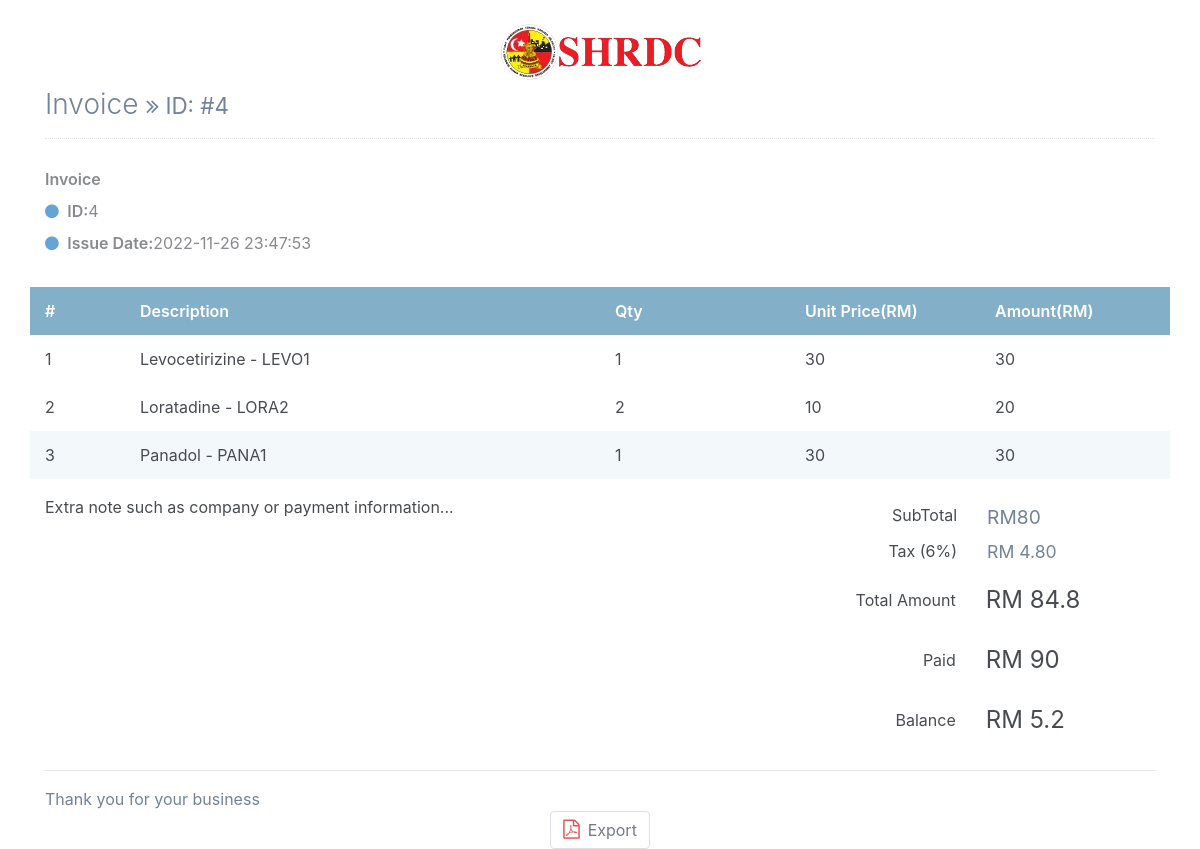
The app's page /pos/invoice.php?invoiceID=4 (signed in) with its own data.
### tables this page shows
CREATE TABLE `tblpurchase_invoice` (
  `purchaseInvoiceID` int NOT NULL,
  `purchaseDate` datetime NOT NULL,
  `drugID` longtext NOT NULL,
  `drugBatchNo` longtext NOT NULL,
  `drugQty` longtext NOT NULL,
  `drugPrice` longtext NOT NULL,
  `tax` varchar(255) NOT NULL,
  `totalAmount` float NOT NULL,
  `paymentType` enum('Cash') NOT NULL,
  `discount` int NOT NULL,
  `paidAmount` float NOT NULL,
  `remainingAmount` float NOT NULL,
  `refundedItem` longtext,
  `refundedBatchNo` longtext,
  `refundedDrugQty` longtext,
  `refundedDrugPrice` longtext,
  `refundedTax` longtext,
  `refundedDateTime` longtext
);

### pos/invoice.php (the view, shortened to what this page needs)
<?php include "../db.php";
?>
<!DOCTYPE html>
<html lang="en">
<head>
    <link href="https://cdn.jsdelivr.net/npm/bootstrap@4.4.1/dist/css/bootstrap.min.css" rel="stylesheet">
</head>
<body>
<link href="https://maxcdn.bootstrapcdn.com/font-awesome/4.7.0/css/font-awesome.min.css" rel="stylesheet" />
<?php
if($_GET["invoiceID"] != "")
{
?>
<div id="printPage">
    <div class="container px-0">
        <div class="row mt-4">
            <div class="col-12 col-lg-12">
                <div class="row">
                    <div class="col-12">
                        <div class="text-center text-150">
                                <span class="text-default-d3"><img src="../image/logo.png"></span>
                        </div>
                    </div>
                </div>
            </div>
        </div>
    </div>
    <div class="page-content container">
        <div class="page-header text-blue-d2">
            <?php
            $sql = mysqli_query($Links, "SELECT * FROM tblpurchase_invoice WHERE purchaseInvoiceID = ".$_GET["invoiceID"]."");
            if(mysqli_num_rows($sql) > 0)
            {
                $row = mysqli_fetch_array($sql);
                echo '<h1 class="page-title text-secondary-d1">
                Invoice
                <small class="page-info">
                    <i class="fa fa-angle-double-right text-80"></i>
                    ID: #'.$row["purchaseInvoiceID"].'
                </small>
                </h1>';
            }
            ?>
        </div>
        <div class="container px-0">
            <div class="row mt-4">
                <div class="col-12 col-lg-12">
                    <div class="row">
                        <?php
                        $sql = mysqli_query($Links, "SELECT * FROM tblpurchase_invoice WHERE purchaseInvoiceID = ".$_GET["invoiceID"]."");
                        if(mysqli_num_rows($sql) > 0)
                        {
                            $row = mysqli_fetch_array($sql);
                        ?>
                            <div class="text-95 col-sm-12 align-self-start d-sm-flex justify-content-start">
                                <div class="text-grey-m2">
                                    <div class="mt-1 mb-2 text-secondary-m1 text-600 text-125">
                                        Invoice
                                    </div>
                                    <div class="my-2"><i class="fa fa-circle text-blue-m2 text-xs mr-1"></i> <span class="text-600 text-90">ID:</span><?php echo $row["purchaseInvoiceID"]; ?></div>
                                    <div class="my-2"><i class="fa fa-circle text-blue-m2 text-xs mr-1"></i> <span class="text-600 text-90">Issue Date:</span><?php echo $row["purchaseDate"]; ?></div>
                                </div>
                            </div>
                        <?php
                        }
                        ?>
                    </div>
                    <div class="mt-4">
                        <div class="row text-600 text-white bgc-default-tp1 py-25">
                            <div class="d-none d-sm-block col-1">#</div>
                            <div class="col-9 col-sm-5">Description</div>
                            <div class="d-none d-sm-block col-4 col-sm-2">Qty</div>
                            <div class="d-none d-sm-block col-sm-2">Unit Price(RM)</div>
                            <div class="col-2">Amount(RM)</div>
                        </div>
                        <div class="text-95 text-secondary-d3">
                            <?php
                            $sql = mysqli_query($Links, "SELECT * FROM tblpurchase_invoice WHERE purchaseInvoiceID = ".$_GET["invoiceID"]."");
                            if(mysqli_num_rows($sql) > 0)
                            {
                                $total = 0;
                                $row = mysqli_fetch_array($sql);
                                $drugname = explode(":", $row["drugID"]);
                                $drugQty = explode(":", $row["drugQty"]);
                                $drugPrice = explode(":", $row["drugPrice"]);
                                $drugBatchNo = explode(":", $row["drugBatchNo"]);
                                $substotal = 0;
                                $count = 0;
                                $refundedItem = explode(":", $row["refundedItem"]);
                                $refundedBatchNo = explode(":", $row["refundedBatchNo"]);
                                $refundedDateTime = explode("|", $row["refundedDateTime"]);
                                $refundAmount = 0;
                                for($i = 0; $i < count($drugname); $i++)
                                {
                                    $flag = false;
                                    if($drugQty[$i] > 0)
                                    {
                                        $count++;
                                        if($i % 2 == 0)
                                            echo '<div class="row mb-2 mb-sm-0 py-25">';
                                        else echo '<div class="row mb-2 mb-sm-0 py-25 bgc-default-l4">';
                                        echo '<div class="d-none d-sm-block col-1">'.$count.'</div>';
                                        for($j = 0; $j < count($refundedItem); $j++)
                                        {
                                            if($drugname[$i] == $refundedItem[$j] && $drugBatchNo[$i] == $refundedBatchNo[$j])
                                            {
                                                $flag = true;
                                                $refundAmount += (($drugQty[$i] * $drugPrice[$i]) * 0.06) + ($drugQty[$i] * $drugPrice[$i]);
                                                break;
                                            }
                                        }
                                        if($flag == true)
                                        {
                                            echo '<div class="col-9 col-sm-5"><b>(REFUND - '.$refundedDateTime[$j].') </b>'.ucwords(strtolower($drugname[$i])).' - '.$drugBatchNo[$i].'</div>';
                                            echo '<div class="d-none d-sm-block col-2">'.$drugQty[$i].'</div>';
                                            echo '<div class="d-none d-sm-block col-2 text-95">'.$drugPrice[$i].'</div>';
                                            $substotal += ($drugQty[$i] * $drugPrice[$i]);
                                            echo '<div class="col-2 text-secondary-d2">'.($drugQty[$i] * $drugPrice[$i]).'</div>';
                                            $total += $drugQty[$i] * $drugInfo["unitPrice"];
                                            echo '</div>';
                                        }
                                        else
                                        {
                                            echo '<div class="col-9 col-sm-5">'.ucwords(strtolower($drugname[$i])).' - '.$drugBatchNo[$i].'</div>';
                                            echo '<div class="d-none d-sm-block col-2">'.$drugQty[$i].'</div>';
                                            echo '<div class="d-none d-sm-block col-2 text-95">'.$drugPrice[$i].'</div>';
                                            $substotal += ($drugQty[$i] * $drugPrice[$i]);
                                            echo '<div class="col-2 text-secondary-d2">'.($drugQty[$i] * $drugPrice[$i]).'</div>';
                                            $total += $drugQty[$i] * $drugInfo["unitPrice"];
                                            echo '</div>';
                                        }
                                    }
                                }
                                echo '<div class="row border-b-2 brc-default-l2"></div>
                                <div class="row mt-3">
                                    <div class="col-12 col-sm-7 text-grey-d2 text-95 mt-2 mt-lg-0">
                                        Extra note such as company or payment information...
                                    </div>
                                    <div class="col-12 col-sm-5 text-grey text-90 order-first order-sm-last">
                                        <div class="row my-2">
                                            <div class="col-7 text-right">
                                                SubTotal
                                            </div>
                                            <div class="col-5">
                                                <span class="text-120 text-secondary-d1"> RM'.$substotal.'</span>
                                            </div>
                                        </div>
                                        <div class="row my-2">
                                            <div class="col-7 text-right">
                                                Tax (';
                                                $tax = explode(":", $row["tax"]);
                                                echo $tax[0].'%)
                                            </div>
                                            <div class="col-5">
                                                <span class="text-110 text-secondary-d1">RM '.$tax[1].'</span>
                                            </div>
                                        </div>
                                        <div class="row my-2 align-items-center bgc-primary-l3 p-2">
                                            <div class="col-7 text-right">
                                                Total Amount
                                            </div>
                                            <div class="col-5">
                                                <span class="text-150 text-success-d3 opacity-2"> RM '.$row["totalAmount"].'</span>
                                            </div>
                                        </div>
                                        <div class="row my-2 align-items-center bgc-primary-l3 p-2">
                                            <div class="col-7 text-right">
                                                Paid
                                            </div>
                                            <div class="col-5">
                                                <span class="text-150 text-success-d3 opacity-2"> RM '.$row["paidAmount"].'</span>
                                            </div>
                                        </div>
                                        <div class="row my-2 align-items-center bgc-primary-l3 p-2">
                                            <div class="col-7 text-right">
                                                Balance
                                            </div>
                                            <div class="col-5">
                                                <span class="text-150 text-success-d3 opacity-2"> RM '.$row["remainingAmount"].'</span>
                                            </div>
                                        </div>';
                                    echo '</div>
                                </div>';
                            }
                            ?>
                        </div>
                        <hr />
                        <div>
                            <span class="text-secondary-d1 text-105">Thank you for your business</span>
                        </div>
                    </div>
                </div>
            </div>
        </div>
    </div>
</div>
<div class="page-tools" style="text-align:center;">
            <div class="action-buttons">
                <button class="btn bg-white btn-light mx-1px text-95" onclick="saveDiv('printPage','Title')" data-title="PDF">
                    <i class="mr-1 fa fa-file-pdf-o text-danger-m1 text-120 w-2"></i>
                    Export
                </button>
            </div>
        </div>
<?php
}
?>
</body>
</html>

### pos/invoice.php (style rules this page uses)
body { margin-top:20px; color: #484b51; }
.text-secondary-d1 { color: #728299!important; }
.page-header { margin: 0 0 1rem; padding-bottom: 1rem; padding-top: .5rem; border-bottom: 1px dotted #e2e2e2; display: -ms-flexbox; display: flex; -ms-flex-pack: justify; justify-content: space-between; -ms-flex-align: center; align-items: center; }
.page-title { padding: 0; margin: 0; font-size: 1.75rem; font-weight: 300; }
hr { margin-top: 1rem; margin-bottom: 1rem; border: 0; border-top: 1px solid rgba(0,0,0,.1); }
.text-grey-m2 { color: #888a8d!important; }
.font-bolder, .text-600 { font-weight: 600!important; }
.text-110 { font-size: 110%!important; }
.pb-25, .py-25 { padding-bottom: .75rem!important; }
.pt-25, .py-25 { padding-top: .75rem!important; }
.bgc-default-tp1 { background-color: rgba(121,169,197,.92)!important; }
.bgc-default-l4, .bgc-h-default-l4:hover { background-color: #f3f8fa!important; }
.btn-light { color: #757984; background-color: #f5f6f9; border-color: #dddfe4; }
.w-2 { width: 1rem; }
.text-120 { font-size: 120%!important; }
.text-danger-m1 { color: #dd4949!important; }
.text-blue-m2 { color: #68a3d5!important; }
.text-150 { font-size: 150%!important; }

### records on screen
tblpurchase_invoice: purchaseInvoiceID "4", purchaseDate "2022-11-26 23:47:53", drugID "Levocetirizine", drugBatchNo "LEVO1", drugQty "1", drugPrice "30", $drugQty[$i] * $drugPrice[$i] "30", drugID "Loratadine", drugBatchNo "LORA2", drugQty "2", drugPrice "10", $drugQty[$i] * $drugPrice[$i] "20", drugID "Panadol", drugBatchNo "PANA1", tax "6", tax "4.80", totalAmount "84.8", paidAmount "90", remainingAmount "5.2"

### other values on screen
$substotal "80"
